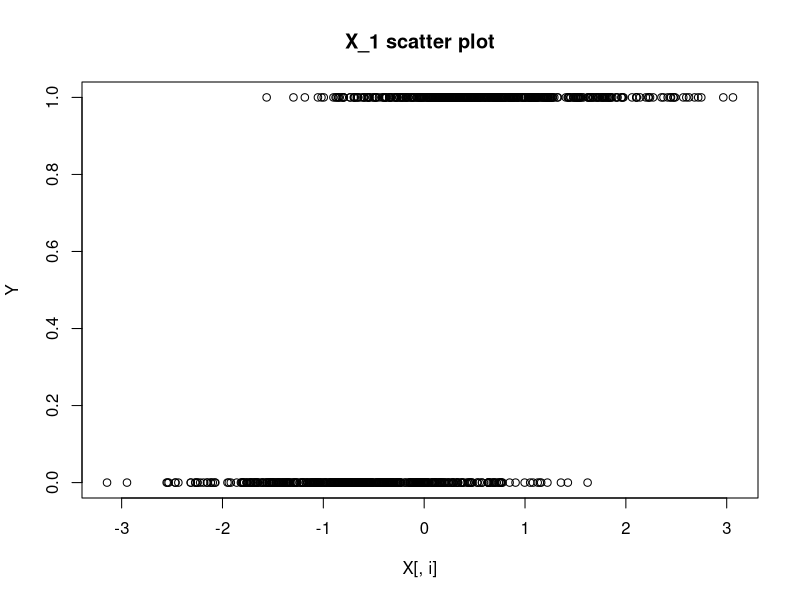
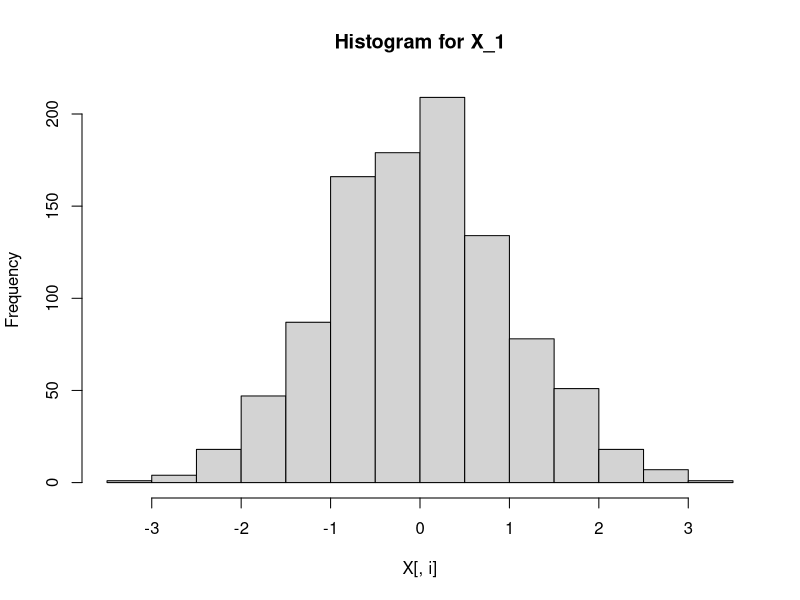
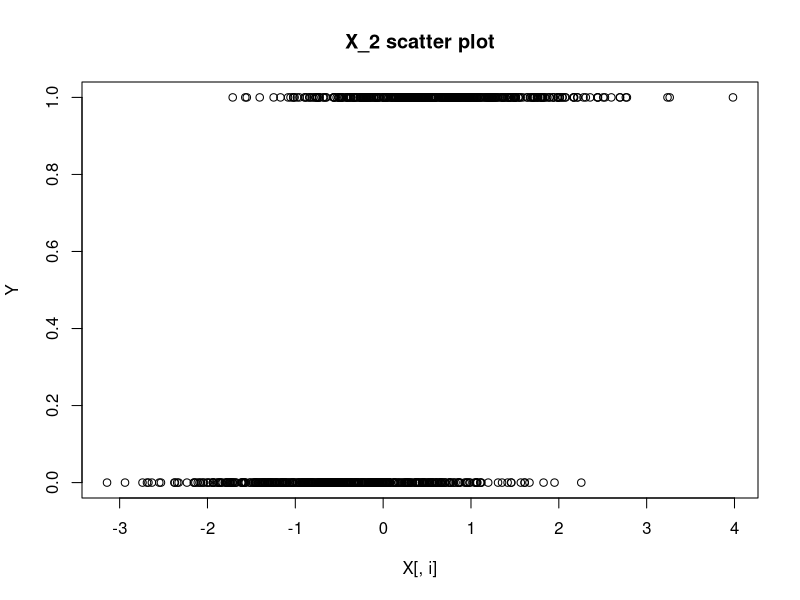
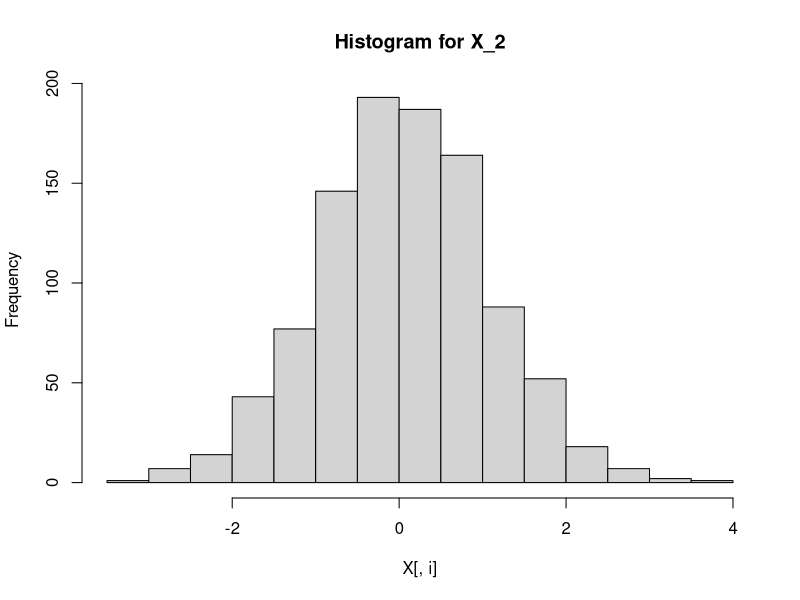
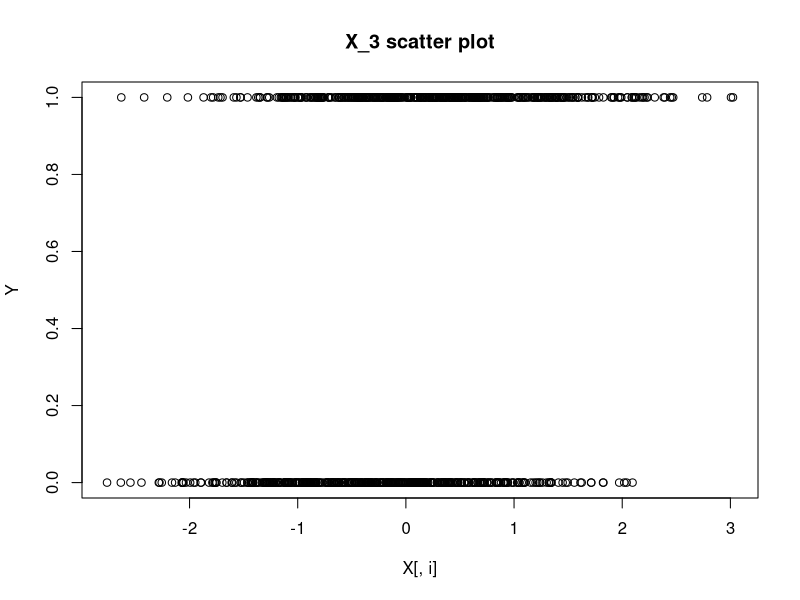
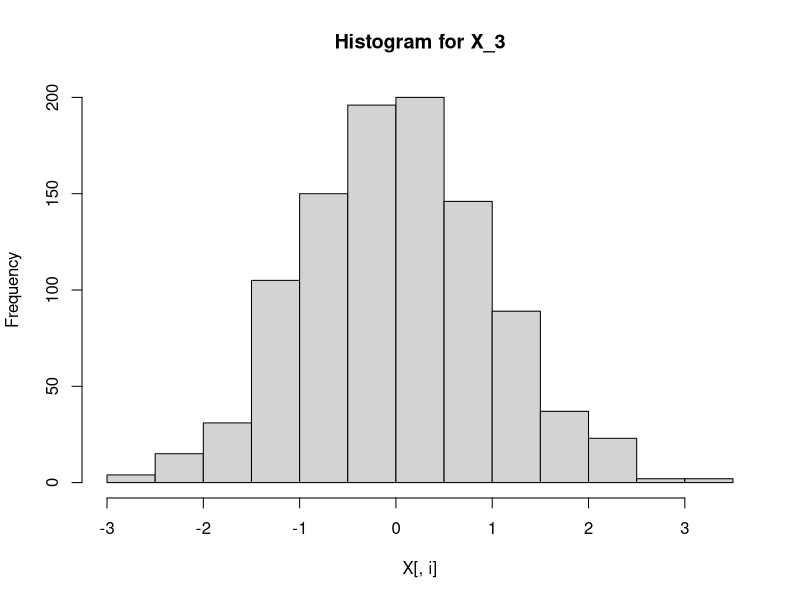
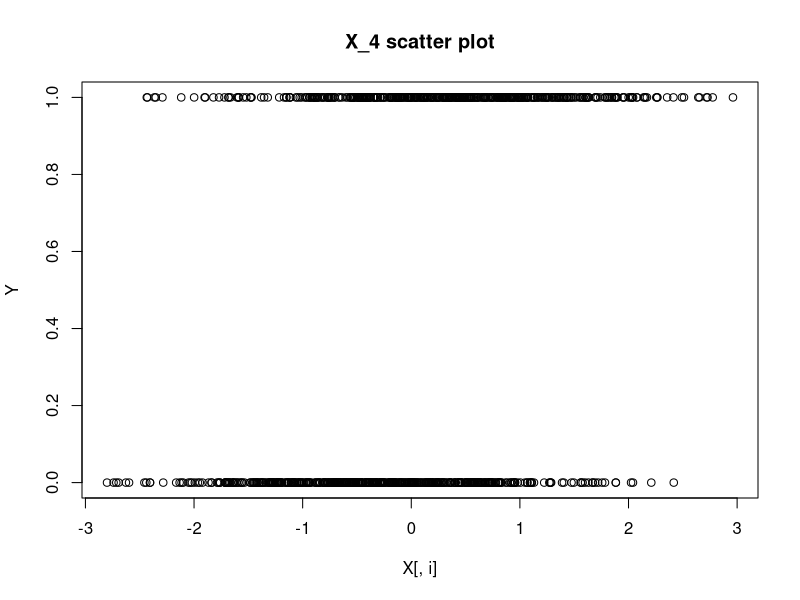
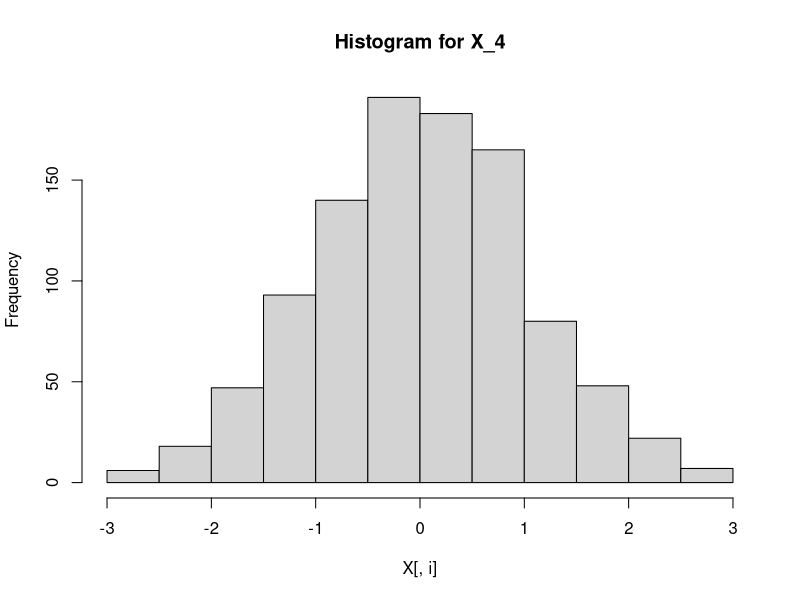

Reproduce these figures in R, in order.
library(MASS)

p <- 10

n <- 1000

rho <- 0.5



vmatrix <- rho^abs(outer(1:(p),1:(p),"-"))
mu<-rep(0,p)

tmpB <- rep(0,p)
rind<-c(1,2,5)
tmpB[rind]<-c(3,1.5,2)
tB<-tmpB # the true coefficient vector

X <-mvrnorm(n,mu,vmatrix)
fx<-X%*%tmpB
px<-exp(fx)/(1+exp(fx))

Y=rbinom(n=length(px),prob=px,size=1)

pdf("C:/Users/Cho/Google 드라이브/Paper working/이은령교수님 cowork/LASSO_SCAD/Scatter_and_histogram.pdf")

for(i in 1:10){
plot(X[,i], Y, main=paste0("X_", i, " scatter plot"))
hist(X[,i], main=paste0("Histogram for X_", i))
}

graphics.off()